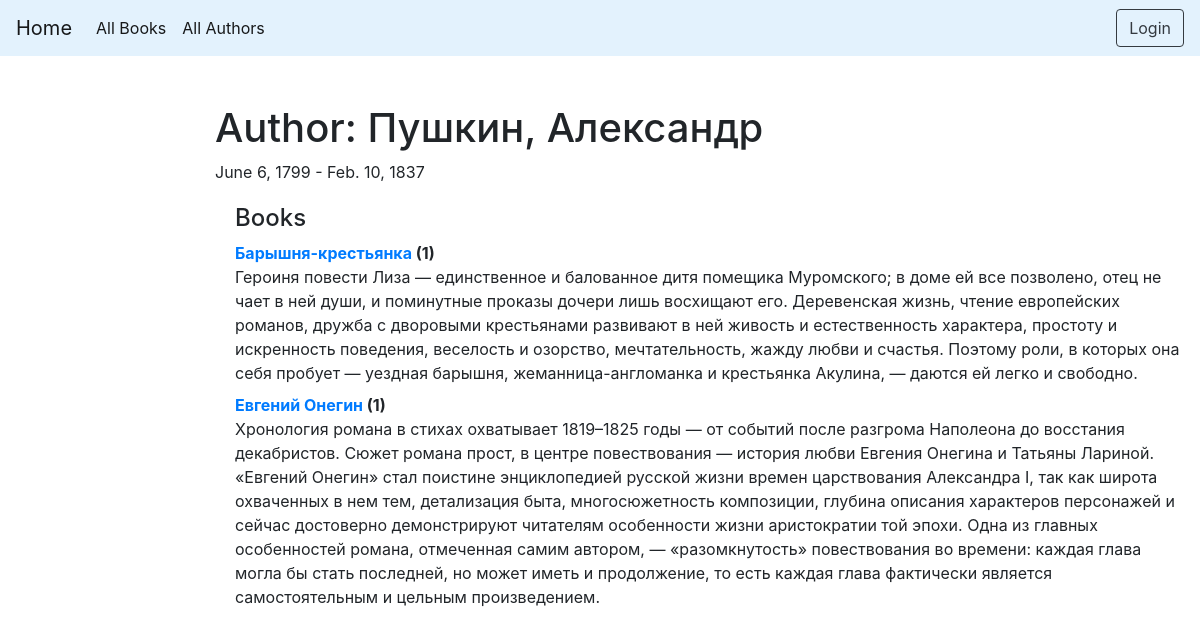
The app's page /catalog/author/1 with its own data.
### catalog/models.py (models this page shows, shortened)
class Author(models.Model):
    first_name = models.CharField('Имя', max_length=100, help_text='')
    last_name = models.CharField('Фамилия', max_length=100, help_text='')
    first_name_ml = models.CharField('Имя (родной язык)', max_length=100, null=True, blank=True, help_text='')
    last_name_ml = models.CharField('Фамилия (родной язык)', max_length=100, null=True, blank=True, help_text='')
    date_of_birth = models.DateField('Дата рождения', null=True, blank=True, help_text='')
    date_of_death = models.DateField('Дата смерти', null=True, blank=True, help_text='')
    class Meta:
        ordering = ['last_name', 'first_name']
        permissions = (("can_change_authors_data", "Add, edit, delete authors"),)
    def __str__(self):
        return '{0}, {1}'.format(self.last_name, self.first_name)

class Book(models.Model):
    title = models.CharField('Наименование', max_length=200, help_text='')
    author = models.ForeignKey('Author', verbose_name='Автор', on_delete=models.SET_NULL, null=True, help_text='')
    summary = models.TextField('О книге', max_length=1000, help_text='')
    isbn = models.CharField('ISBN', max_length=13, help_text='')
    genre = models.ManyToManyField('Genre', verbose_name='Жанр', help_text='')
    language = models.ForeignKey('Language', verbose_name='Язык', on_delete=models.SET_NULL, null=True, help_text='')
    class Meta:
        ordering = ['title']
        permissions = (("can_change_books_data", "Add, edit, delete books"),)
    def display_genre(self):
        return ', '.join([genre.name for genre in self.genre.all()[:3]])
    display_genre.short_description = 'Жанр произведения'
    def __str__(self):
        return self.title

### catalog/views.py (the view)
class AuthorDetailView(generic.DetailView):
    model = Author

### catalog/templates/catalog/author_detail.html
{% extends "base_generic.html" %}
{% block content %}
<h1>Author: {{ author }} </h1>
<p>{{author.date_of_birth}} - {% if author.date_of_death %}{{author.date_of_death}}{% endif %}</p>
<div style="margin-left:20px;margin-top:20px">
<h4>Books</h4>
<dl>
{% for book in author.book_set.all %}
  <dt><a href="{% url 'book-detail' book.pk %}">{{book}}</a> ({{book.bookinstance_set.all.count}})</dt>
  <dd>{{book.summary}}</dd>
{% endfor %}
</dl>
</div>
{% endblock %}

### records on screen
Author: last_name+first_name "Пушкин, Александр", date_of_birth "June 6, 1799", date_of_death "Feb. 10, 1837"
Book: title "Барышня-крестьянка", bookinstance_set.all.count "1", summary "Героиня повести Лиза — единственное и балованное дитя помещика Муромского; в доме ей все позволено, отец не чает в ней души, и поминутные проказы дочери лишь восхищают его. Деревенская жизнь, чтение европейских романов, дружба с дворовыми крестьянами развивают в ней живость и естественность характера, простоту и искренность поведения, веселость и озорство, мечтательность, жажду любви и счастья. Поэтому роли, в которых она себя пробует — уездная барышня, жеманница-англоманка и крестьянка Акулина, — даются ей легко и свободно."
Book: title "Евгений Онегин", bookinstance_set.all.count "1", summary "Хронология романа в стихах охватывает 1819–1825 годы — от событий после разгрома Наполеона до восстания декабристов. Сюжет романа прост, в центре повествования — история любви Евгения Онегина и Татьяны Лариной. «Евгений Онегин» стал поистине энциклопедией русской жизни времен царствования Александра I, так как широта охваченных в нем тем, детализация быта, многосюжетность композиции, глубина описания характеров персонажей и сейчас достоверно демонстрируют читателям особенности жизни аристократии той эпохи. Одна из главных особенностей романа, отмеченная самим автором, — «разомкнутость» повествования во времени: каждая глава могла бы стать последней, но может иметь и продолжение, то есть…"
